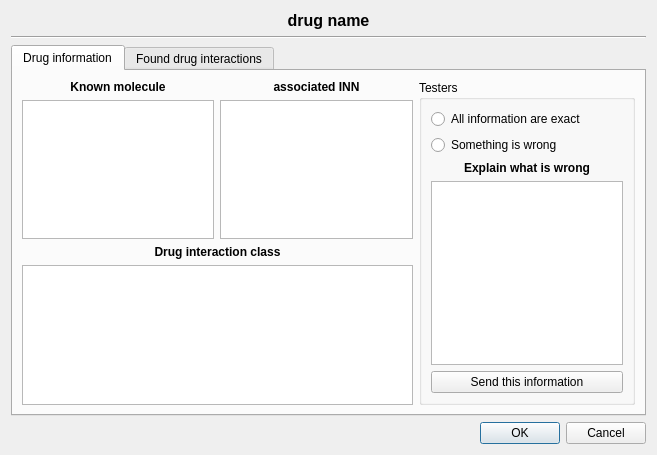
<?xml version="1.0" encoding="UTF-8"?>
<ui version="4.0">
 <class>DrugsWidget::Internal::DrugInfo</class>
 <widget class="QDialog" name="DrugsWidget::Internal::DrugInfo">
  <property name="geometry">
   <rect>
    <x>0</x>
    <y>0</y>
    <width>657</width>
    <height>455</height>
   </rect>
  </property>
  <property name="windowTitle">
   <string>Dialog</string>
  </property>
  <layout class="QGridLayout" name="gridLayout_2">
   <item row="0" column="0">
    <widget class="QLabel" name="drugName">
     <property name="sizePolicy">
      <sizepolicy hsizetype="Expanding" vsizetype="Fixed">
       <horstretch>0</horstretch>
       <verstretch>0</verstretch>
      </sizepolicy>
     </property>
     <property name="font">
      <font>
       <pointsize>12</pointsize>
       <weight>75</weight>
       <bold>true</bold>
      </font>
     </property>
     <property name="text">
      <string>drug name</string>
     </property>
     <property name="alignment">
      <set>Qt::AlignCenter</set>
     </property>
    </widget>
   </item>
   <item row="1" column="0">
    <widget class="Line" name="line">
     <property name="orientation">
      <enum>Qt::Horizontal</enum>
     </property>
    </widget>
   </item>
   <item row="4" column="0">
    <widget class="QDialogButtonBox" name="buttonBox">
     <property name="orientation">
      <enum>Qt::Horizontal</enum>
     </property>
     <property name="standardButtons">
      <set>QDialogButtonBox::Cancel|QDialogButtonBox::Ok</set>
     </property>
    </widget>
   </item>
   <item row="3" column="0">
    <widget class="QTabWidget" name="chkAllIAM">
     <property name="currentIndex">
      <number>0</number>
     </property>
     <widget class="QWidget" name="tab">
      <attribute name="title">
       <string>Drug information</string>
      </attribute>
      <layout class="QGridLayout" name="gridLayout">
       <item row="0" column="0">
        <layout class="QVBoxLayout" name="verticalLayout">
         <item>
          <widget class="QLabel" name="label_2">
           <property name="font">
            <font>
             <weight>75</weight>
             <bold>true</bold>
            </font>
           </property>
           <property name="text">
            <string>Known molecule</string>
           </property>
           <property name="alignment">
            <set>Qt::AlignCenter</set>
           </property>
          </widget>
         </item>
         <item>
          <widget class="QListWidget" name="knownMols"/>
         </item>
        </layout>
       </item>
       <item row="0" column="1">
        <layout class="QVBoxLayout" name="verticalLayout_2">
         <item>
          <widget class="QLabel" name="label_3">
           <property name="font">
            <font>
             <weight>75</weight>
             <bold>true</bold>
            </font>
           </property>
           <property name="text">
            <string>associated INN</string>
           </property>
           <property name="alignment">
            <set>Qt::AlignCenter</set>
           </property>
          </widget>
         </item>
         <item>
          <widget class="QListWidget" name="DCI"/>
         </item>
        </layout>
       </item>
       <item row="0" column="2" rowspan="2">
        <widget class="QGroupBox" name="groupTestINN">
         <property name="title">
          <string>Testers</string>
         </property>
         <layout class="QVBoxLayout" name="verticalLayout_4">
          <item>
           <widget class="QRadioButton" name="rbINNOk">
            <property name="text">
             <string>All information are exact</string>
            </property>
           </widget>
          </item>
          <item>
           <widget class="QRadioButton" name="rbINNWrong">
            <property name="text">
             <string>Something is wrong</string>
            </property>
           </widget>
          </item>
          <item>
           <widget class="QLabel" name="label">
            <property name="font">
             <font>
              <weight>75</weight>
              <bold>true</bold>
             </font>
            </property>
            <property name="text">
             <string>Explain what is wrong</string>
            </property>
            <property name="alignment">
             <set>Qt::AlignCenter</set>
            </property>
           </widget>
          </item>
          <item>
           <widget class="QTextEdit" name="INNMessage"/>
          </item>
          <item>
           <widget class="QPushButton" name="butSendINN">
            <property name="text">
             <string>Send this information</string>
            </property>
           </widget>
          </item>
         </layout>
        </widget>
       </item>
       <item row="1" column="0" colspan="2">
        <layout class="QVBoxLayout" name="verticalLayout_3">
         <item>
          <widget class="QLabel" name="label_4">
           <property name="font">
            <font>
             <weight>75</weight>
             <bold>true</bold>
            </font>
           </property>
           <property name="text">
            <string>Drug interaction class</string>
           </property>
           <property name="alignment">
            <set>Qt::AlignCenter</set>
           </property>
          </widget>
         </item>
         <item>
          <widget class="QListWidget" name="interactClass"/>
         </item>
        </layout>
       </item>
      </layout>
     </widget>
     <widget class="QWidget" name="tab_2">
      <attribute name="title">
       <string>Found drug interactions</string>
      </attribute>
      <layout class="QGridLayout" name="gridLayout_4">
       <item row="0" column="0">
        <layout class="QGridLayout" name="gridLayout_3">
         <item row="0" column="0" colspan="2">
          <widget class="QLabel" name="label_5">
           <property name="font">
            <font>
             <weight>75</weight>
             <bold>true</bold>
            </font>
           </property>
           <property name="text">
            <string>Interactions from the list</string>
           </property>
           <property name="alignment">
            <set>Qt::AlignCenter</set>
           </property>
          </widget>
         </item>
         <item row="1" column="0" colspan="2">
          <widget class="QListWidget" name="listWidgetInteractions"/>
         </item>
         <item row="3" column="0">
          <widget class="QTextBrowser" name="Info_textBrowser"/>
         </item>
         <item row="3" column="1">
          <widget class="QTextBrowser" name="CAT_textBrower"/>
         </item>
         <item row="2" column="0">
          <widget class="QLabel" name="label_6">
           <property name="font">
            <font>
             <weight>75</weight>
             <bold>true</bold>
            </font>
           </property>
           <property name="text">
            <string>Nature of the risk</string>
           </property>
           <property name="alignment">
            <set>Qt::AlignCenter</set>
           </property>
          </widget>
         </item>
         <item row="2" column="1">
          <widget class="QLabel" name="label_7">
           <property name="font">
            <font>
             <weight>75</weight>
             <bold>true</bold>
            </font>
           </property>
           <property name="text">
            <string>What to do</string>
           </property>
           <property name="alignment">
            <set>Qt::AlignCenter</set>
           </property>
          </widget>
         </item>
        </layout>
       </item>
       <item row="0" column="1">
        <widget class="QGroupBox" name="groupTestIAM">
         <property name="title">
          <string>Testers</string>
         </property>
         <layout class="QVBoxLayout" name="verticalLayout_6">
          <item>
           <widget class="QCheckBox" name="chkAllInteractionsFound">
            <property name="text">
             <string>All interactions are found</string>
            </property>
           </widget>
          </item>
          <item>
           <widget class="QCheckBox" name="chkAllInteractionsOK">
            <property name="text">
             <string>All interactions are exact</string>
            </property>
           </widget>
          </item>
          <item>
           <widget class="QCheckBox" name="chkAllIAMTextsOK">
            <property name="text">
             <string>All Interaction text is right</string>
            </property>
           </widget>
          </item>
          <item>
           <widget class="QCheckBox" name="chkAllCATTextsOK">
            <property name="text">
             <string>All todos texts are right</string>
            </property>
           </widget>
          </item>
          <item>
           <widget class="QLabel" name="label_8">
            <property name="font">
             <font>
              <weight>75</weight>
              <bold>true</bold>
             </font>
            </property>
            <property name="text">
             <string>Explain what is wrong</string>
            </property>
            <property name="alignment">
             <set>Qt::AlignCenter</set>
            </property>
           </widget>
          </item>
          <item>
           <widget class="QTextEdit" name="InteractMessage"/>
          </item>
          <item>
           <widget class="QPushButton" name="butIAMSend">
            <property name="text">
             <string>Send this information</string>
            </property>
           </widget>
          </item>
         </layout>
        </widget>
       </item>
      </layout>
     </widget>
    </widget>
   </item>
  </layout>
 </widget>
 <resources/>
 <connections>
  <connection>
   <sender>buttonBox</sender>
   <signal>accepted()</signal>
   <receiver>DrugsWidget::Internal::DrugInfo</receiver>
   <slot>accept()</slot>
   <hints>
    <hint type="sourcelabel">
     <x>257</x>
     <y>445</y>
    </hint>
    <hint type="destinationlabel">
     <x>157</x>
     <y>274</y>
    </hint>
   </hints>
  </connection>
  <connection>
   <sender>buttonBox</sender>
   <signal>rejected()</signal>
   <receiver>DrugsWidget::Internal::DrugInfo</receiver>
   <slot>reject()</slot>
   <hints>
    <hint type="sourcelabel">
     <x>325</x>
     <y>445</y>
    </hint>
    <hint type="destinationlabel">
     <x>286</x>
     <y>274</y>
    </hint>
   </hints>
  </connection>
 </connections>
</ui>
